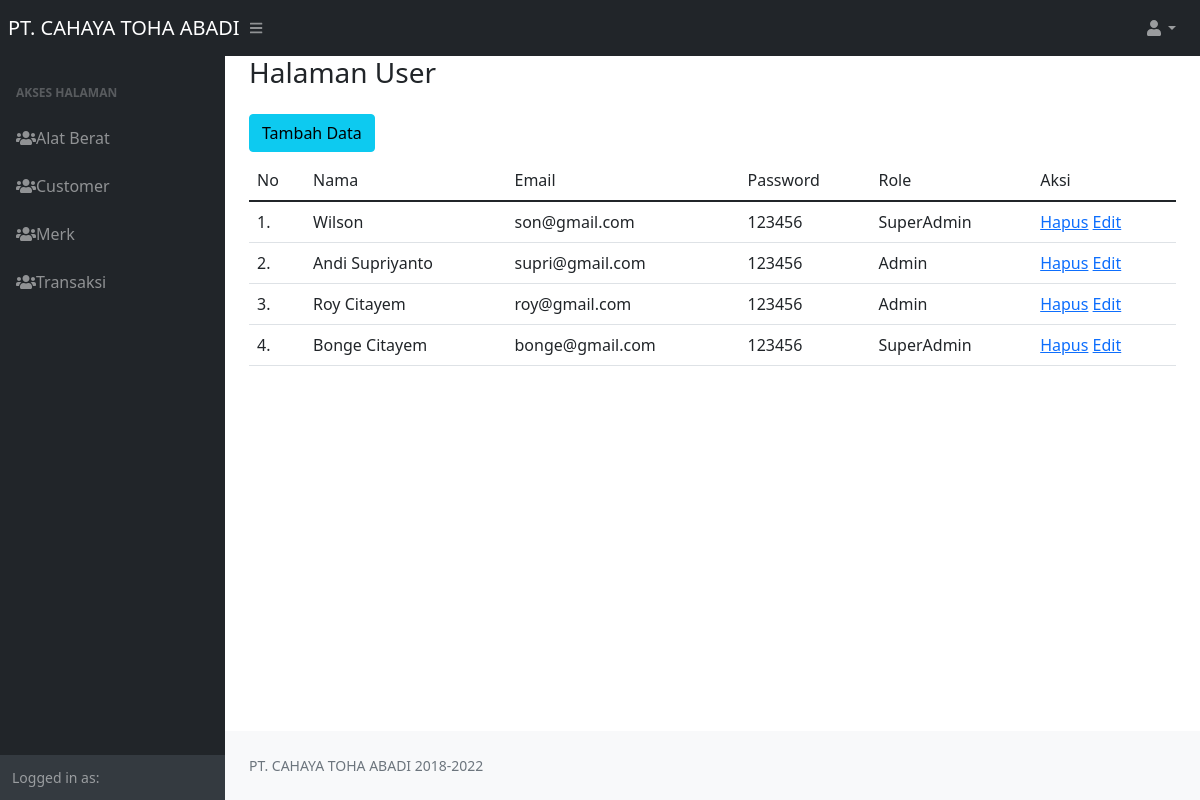
The app's page /index.php/user with its own data.
### tables this page shows
CREATE TABLE `user` (
  `id` int(11) NOT NULL,
  `nama` varchar(100) NOT NULL,
  `email` varchar(100) NOT NULL,
  `password` varchar(32) NOT NULL,
  `role` varchar(30) NOT NULL
);

### application/controllers/User.php (called while the page is built, shortened)
<?php
class User extends CI_Controller
{
    public function __construct()
    {
        $this->load->model('User_model');
    }
    public function index()
    {
        $data['judul'] = "Halaman User";
        $data['user'] = $this->db->get_where('user', ['email' => $this->session->userdata('email')])->row_array();
        $data['datauser'] = $this->User_model->get();
        $this->load->view("layout/header", $data);
        $this->load->view("user/vw_user", $data);
        $this->load->view("layout/footer", $data);
    }
}

### index.php (called while the page is built, shortened)
<?php
require_once BASEPATH.'core/CodeIgniter.php';

### application/models/User_model.php (called while the page is built, shortened)
<?php
class User_model extends CI_Model
{
    public $table = 'user';
    public function get()
    {
        $this->db->from($this->table);
        $query = $this->db->get();
        return $query->result_array();
    }
}

### application/views/user/vw_user.php (the view)
<div class="container-fluid px-4">
    <h1 class="h3 mb-4 text-gray-800"><?php echo $judul; ?></h1>
    <div class="row">
        <div class="col-md-6"><a href="<?= base_url() ?>User/tambah" class="btn btn-info mb-2">Tambah Data</a></div>
        <div class="col-md-12">
            <table class="table">
                <thead>
                    <tr>
                        <td>No</td>
                        <td>Nama</td>
                        <td>Email</td>
                        <td>Password</td>
                        <td>Role</td>
                        <td>Aksi</td>
                    </tr>
                </thead>
                <tbody>
                    <?php $i = 1; ?>
                    <?php foreach ($datauser as $us) : ?>
                        <tr>
                            <td><?= $i; ?>.</td>
                            <td><?= $us['nama']; ?></td>
                            <td><?= $us['email']; ?></td>
                            <td><?= $us['password']; ?></td>
                            <td><?= $us['role']; ?></td>
                            <td>
                                <a href="<?= base_url('User/hapus/') . $us['id']; ?>">Hapus</a>
                                <a href="<?= base_url('User/edit/') . $us['id']; ?>">Edit</a>
                            </td>
                        </tr>
                        <?php $i++; ?>
                    <?php endforeach; ?>
                </tbody>
            </table>
        </div>
    </div>
</div>

### records on screen
user: nama "Wilson", email "son@gmail.com", password "123456", role "SuperAdmin"
user: nama "Andi Supriyanto", email "supri@gmail.com", password "123456", role "Admin"
user: nama "Roy Citayem", email "roy@gmail.com", password "123456", role "Admin"
user: nama "Bonge Citayem", email "bonge@gmail.com", password "123456", role "SuperAdmin"

### other values on screen
$judul "Halaman User"
